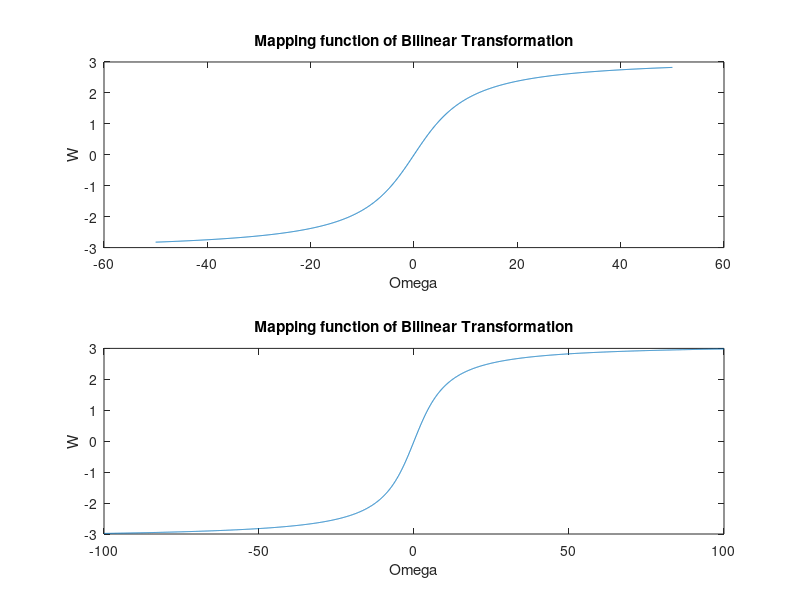

Recreate this plot in MATLAB.
% Mapping Function of Bilinear Transformation

clc;
clear all;
close all;
O= -50:0.05:50;
Ts=0.25;
W=2*atan((O*Ts/2));
subplot(2,1,1);
plot(O,W);
title('Mapping function of Bilinear Transformation');
xlabel('Omega');
ylabel('W');

O= -100:0.05:100;
Ts=0.25;
W=2*atan((O*Ts/2));
subplot(2,1,2);
plot(O,W);
title('Mapping function of Bilinear Transformation');
xlabel('Omega');
ylabel('W');
